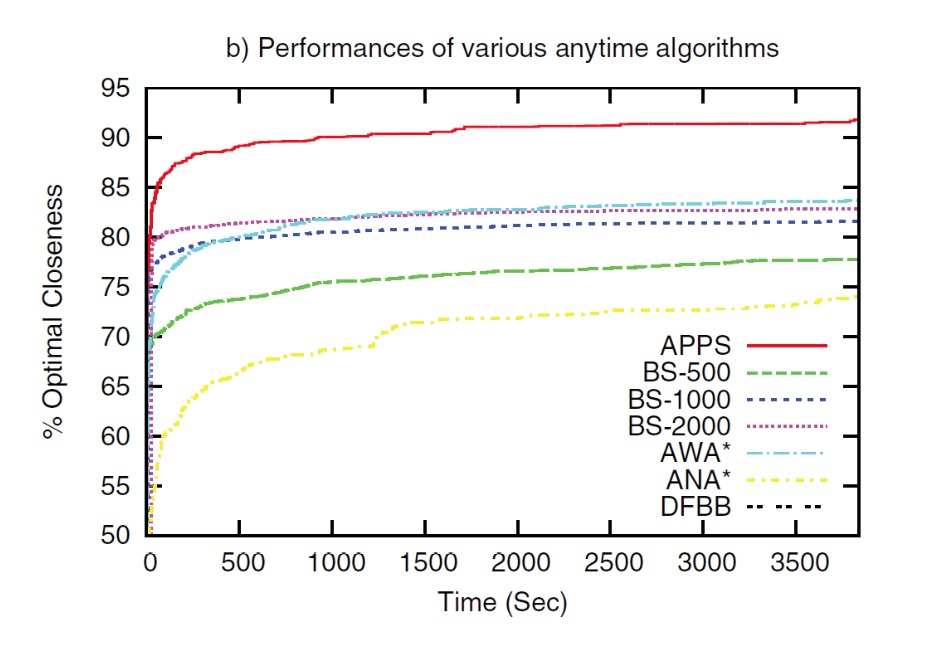
#> input picture img/tstplot.jpg, 949 x 669 px
$ python xyfinder.py   (Python 2 division)
#> lines starting #> are read from the running program, lines starting #| are printed output that depends on the picture; after the words box and inside, x2 and y2 are one past the last pixel; in counts of white or black regions, pixels touching at a corner belong together
import numpy as np
import cv2

img = cv2.imread('img/tstplot.jpg')
#> img is the input picture: shape (669, 949, 3); mean B, G, R 243.7, 244.2, 244.6
gray = cv2.imread('img/tstplot.jpg',0)
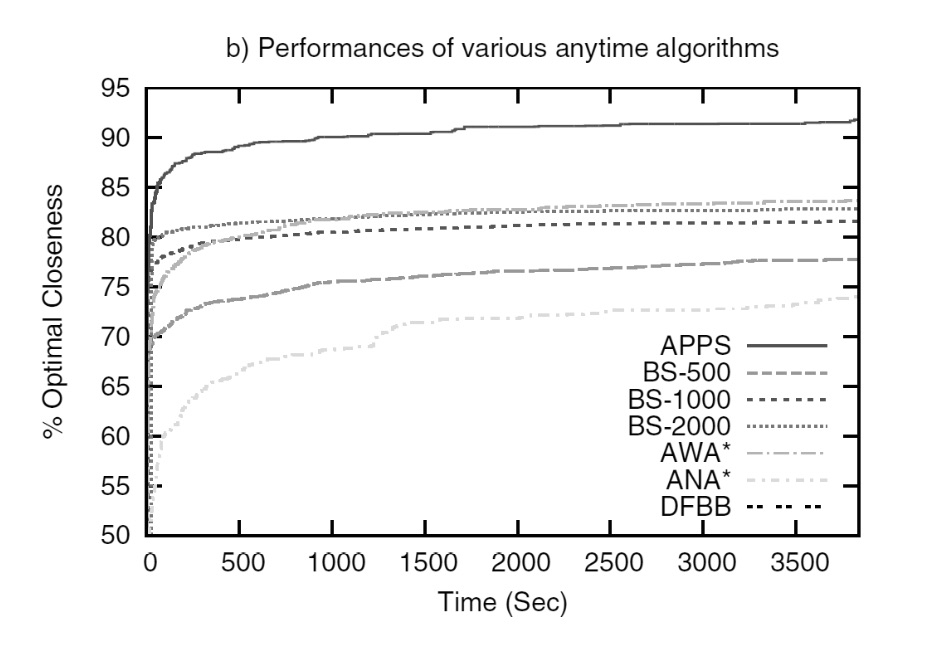
#> gray: shape (669, 949); min 0, max 255, mean 244.4

ret,thresh = cv2.threshold(gray,127,255,1)
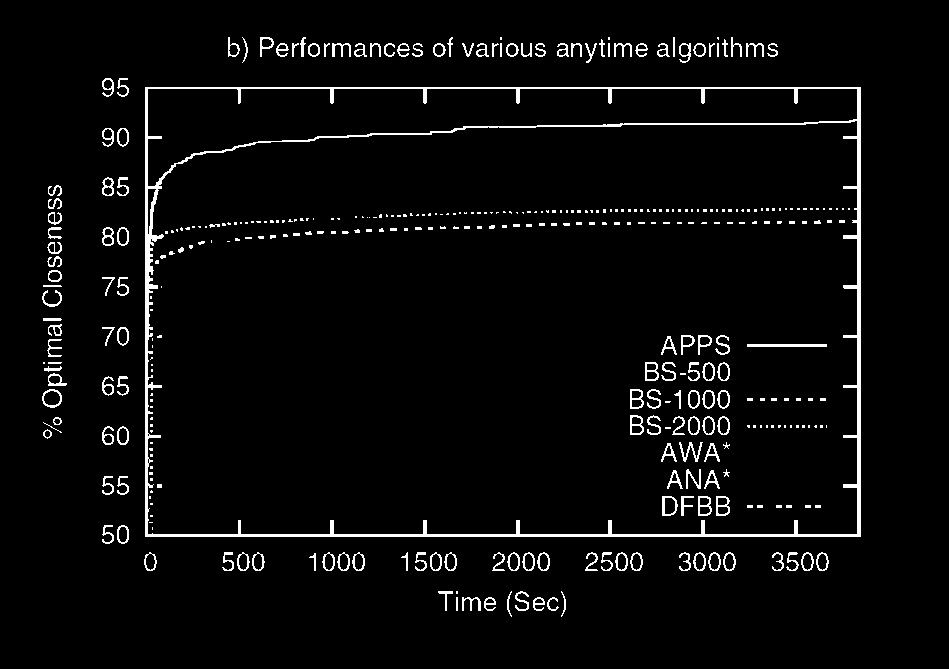
#> thresh: shape (669, 949); 3.9% white in thin lines or dots, all inside (x1, y1, x2, y2) = (42, 37, 861, 617)

contours,h = cv2.findContours(thresh,1,2)
#> contours = 466 contours, 245 with area under 20; largest, box (x1, y1, x2, y2) and area: (145, 87, 861, 537) 321035, (147, 120, 858, 535) 283060, (147, 88, 858, 187) 31078, (42, 389, 62, 408) 274, (662, 496, 678, 516) 249; h = 466 rows, first 6: [1, -1, -1, -1], [2, 0, -1, -1], [3, 1, -1, -1], [4, 2, -1, -1], [5, 3, -1, -1], [6, 4, -1, -1]


for cnt in contours:
    approx = cv2.approxPolyDP(cnt,0.01*cv2.arcLength(cnt,True),True)

    if len(approx)==4:
        if cv2.contourArea(cnt) > 283060.0 :
            print approx, cv2.contourArea(cnt)
#> this loop made 466 passes
#> approx on passes 7, 11, 59: [[456, 597], [456, 610], [457, 610], [457, 597]], [[456, 591], [456, 593], [457, 593], [457, 591]], [[152, 527], [152, 529]]
#| [[[145  87]]
#|  [[145 536]]
#|  [[860 536]]
#|  [[860  87]]] 321035.0
            # cv2.drawContours(img,[cnt],0,(0,0,255),-1)

def onmouse(event,x,y,flags,param):
    if( event == cv2.EVENT_MOUSEMOVE ) :
        return
    print x, y
    print img[y][x]

cv2.imshow('img',img)
cv2.setMouseCallback('img',onmouse)
cv2.waitKey(0)
cv2.destroyAllWindows()
